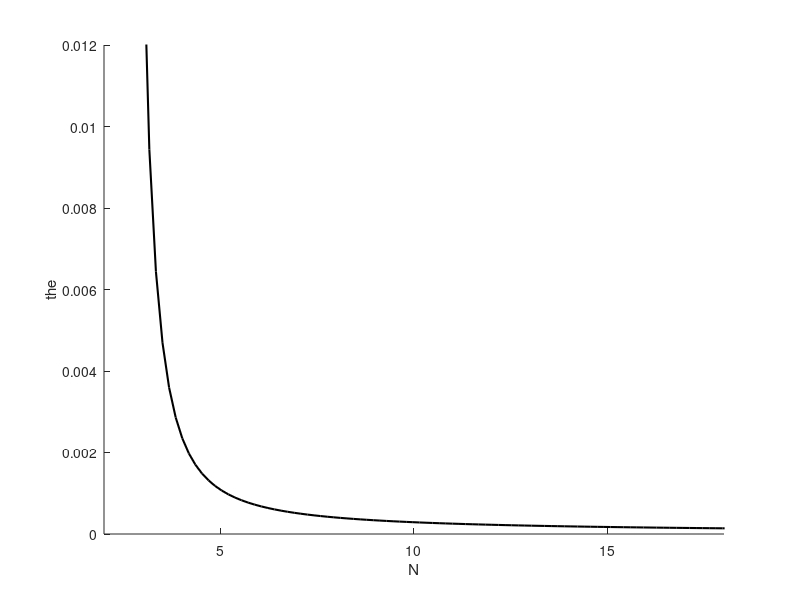

Here is the MATLAB script that generated this plot:


ts = 15;
v = 3;
rho = 15/pi;
n = 50;

num = 100;
N = zeros(1,num);
the = zeros(1,num);
the2 = zeros(1,num);

% k1 = 20;
% k2 = 64;

k1 = 0.0284;
k2 = 43.9651;

for k = 1:1:num;
    
    N(k) = 3 + (20 - 3)/num*(k-1);
 
    tw = ts - 4*rho/v - k2/v/(N(k)-1)^2;
    the(k) = 1/(N(k)-1) * exp(-tw/k1/n);
%     the2(k) = 1/(N(k)-1) * exp(-tw/5);

end

figure;
hold on;
plot(N, the, 'k', 'linewidth', 1.5);
% plot(N, the2, 'k', 'linewidth', 1.5);
axis([2 18 0 0.012]);
xlabel('N');
ylabel('the');
